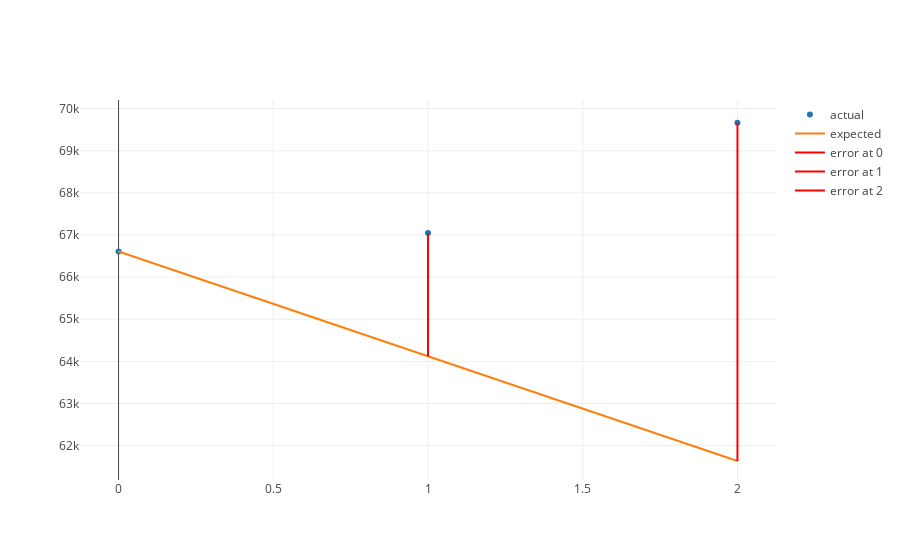

The cell this chart's notebook holds for it:
### Markdown cell above
In the graph below, we'll zoom in on just our first three points, and see how well our model predicted each datapoint.

### Code cell
from linear_equations import build_regression_line
from graph import m_b_trace, plot, m_b_data, trace_values
from error import error_line_traces

scatter = {'x': months_since_september[0:3], 'y': revenues[0:3], 'mode': 'markers', 'name': 'actual'}
model = build_regression_line(list(range(0, 24)), revenues)
m = -2487.34
b = 66609
y_values = m_b_data(m, b, list(range(0, 24)))['y']

line = trace_values(months_since_september[0:3], y_values[0:3], mode = 'lines', name = 'expected')
error_traces = error_line_traces(months_since_september[0:3], revenues[0:3], m, b)
iplot([scatter, line] + error_traces)

### Figure 1 — Plotly figure (JSON) as saved in the notebook; plotly's stock layout.template omitted (floating-point values rounded to 4 significant figures)
{"data": [{"mode": "markers", "name": "actual", "type": "scatter", "uid": "17652f1a-cfa9-44de-83a1-8f893bb2606a", "x": [0, 1, 2], "y": [66609, 67048, 69664]}, {"mode": "lines", "name": "expected", "text": [], "type": "scatter", "uid": "11c44fde-63e1-4ee6-96e4-efa0f4b4b0ac", "x": [0, 1, 2], "y": [66609, 64120.0, 61630.0]}, {"marker": {"color": "red"}, "mode": "lines", "name": "error at 0", "text": ["0.0"], "textposition": "top right", "type": "scatter", "uid": "b874176a-0128-4bac-be7e-4c3e543ecce0", "x": [0, 0], "y": [66609, 66609]}, {"marker": {"color": "red"}, "mode": "lines", "name": "error at 1", "text": ["2926.3399999999965"], "textposition": "top right", "type": "scatter", "uid": "26a9562c-8292-47da-8129-96c61b759152", "x": [1, 1], "y": [67048, 64120.0]}, {"marker": {"color": "red"}, "mode": "lines", "name": "error at 2", "text": ["8029.68"], "textposition": "top right", "type": "scatter", "uid": "af8e3f8a-8401-47e8-85f2-f10c7c94d7a5", "x": [2, 2], "y": [69664, 61630.0]}], "layout": {"autosize": true, "xaxis": {"autorange": true, "range": [-0.133, 2.133], "type": "linear"}, "yaxis": {"autorange": true, "range": [61180.0, 70240.0], "type": "linear"}}}
